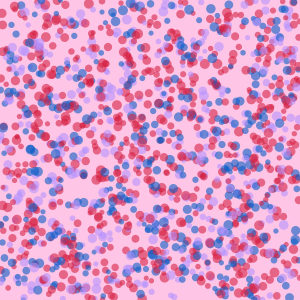
Frame 1 (no input)
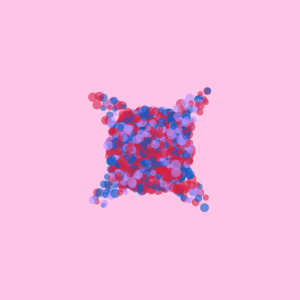
Frame 60 (the mouse pressed at the canvas centre just before this capture)
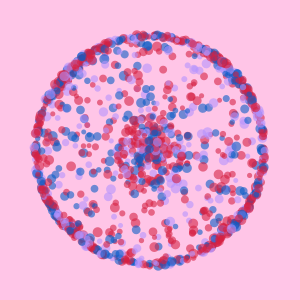
Frame 120 (the mouse held since frame 60 and released just before this capture)

The Processing sketch that drew these frames (run headless with seeded random() and noise(); from frame 60 on, the mouse is pressed at the canvas centre):

// Processing sketch: GalacticCenter
// ── GalacticCenter.pde

/* GalacticCenter by Alex Chen. 

   GalacticCenter simulates an array of particles attracted towards the center
   of the display window. The attractive force between each particle and center is 
   so strong that the particle overshoots the center. At this point, the particle
   turns around and moves towards the center again. When there are a lot of 
   particles in the array, the particles seem to move towards then away from 
   the center. 
*/

ParticleSystem ps1;
void setup(){
  size(300,300);
  background(#ffc5e7);
  ps1 = new ParticleSystem(1500); 
}
void draw(){
  background(#ffc5e7);
  ps1.run();
}
// ── Particle.pde

class Particle {
  
  // A particle object starts in a random location.
  PVector location = new PVector(random(width),random(height));
  PVector velocity = new PVector(0,0);
  PVector acceleration;
  PVector direction;                         // Used to move particle towards center.
  float size = random(5,10);
  // Possible colors for Particle. 
  color[] particleColors = {color(212,32,67,150), color(181,146,254,150),
                            color(9,92,198,150)};
  color moverColor;
  
  Particle() {
    /* When a Particle object gets initialized, 
    it chooses a color from particleColors. 
    */
    int choose = (int) (random(4)-1);
    moverColor = particleColors[choose];
    
  }

  void display() {
    noStroke();
    fill(moverColor);
    ellipse(location.x, location.y, size, size);
  }
  
  void move(PVector PSCenter) {
  PVector center = PSCenter.copy();
  direction = PVector.sub(center,location); 
  // Putting "null" in the parameter makes direction.normalize(null) a new vector. 
  acceleration = direction.normalize(null);
  float scalar = 0.07;
  acceleration.mult(scalar);
  velocity.add(acceleration);
  // Limit the velocity so that particles do not get too far away from the center.
  velocity.limit(4);                    
  location.add(velocity);
    
  }
}
// ── ParticleSystem.pde

// ParticleSystem manages Particle objects. 

class ParticleSystem {
  PVector center = new PVector(width/2,height/2);
  Particle[] particles; 

  ParticleSystem(int numParticles) { 
    /* At initialization, ParticleSystem fills its array. 
     numParticles = number of particles desired in the array. 
     */
    particles = new Particle[numParticles];
    for (int i = 0; i < particles.length; i++ ) {
      particles[i] = new Particle();
    }
  }

  void run() {
    for (Particle p: particles) {
      p.display();
      p.move(center);
    }
  }
}
